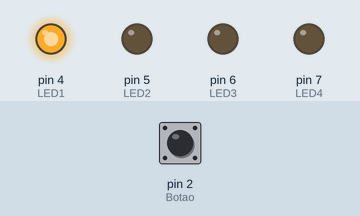
This sketch was run on a simulated Arduino Uno, built with avr-gcc and run on an emulated ATmega328P. Shown: output pins drawn as LEDs (lit = HIGH). The inputs (shaded band) are chosen by the test bench; at power-on: pin 2 (Botao) HIGH.

Above: at 0.15 s.
At 0.75 s:
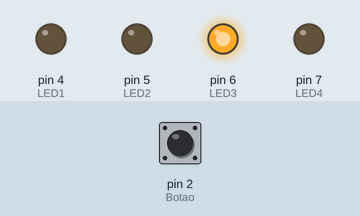
At 1.65 s:
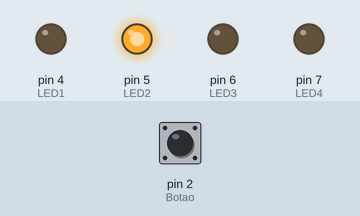
At 2.25 s:
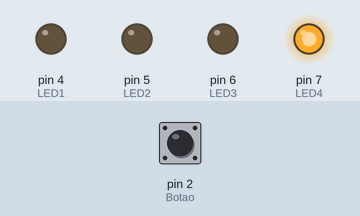
Timing chart, 0 to 3.0 s (numbered marks = the images above):
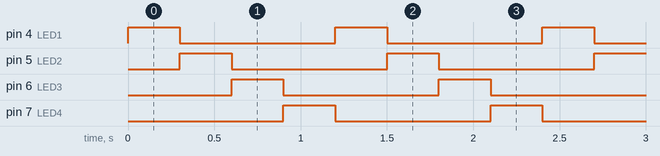

Measured:
- by itself, pin 4 (LED1), pin 5 (LED2), pin 6 (LED3), pin 7 (LED4): alternates HIGH for 0.30 s and LOW for 0.90 s
- by itself, everything shown: repeats every 1.2 s, in 4 steps

The sketch:

exercicio1.ino
```cpp
#define LED1  4
#define LED2  5
#define LED3  6
#define LED4  7
#define Botao 2

void setup() {
  pinMode(LED1, OUTPUT);
  pinMode(LED2, OUTPUT);
  pinMode(LED3, OUTPUT);
  pinMode(LED4, OUTPUT);
  pinMode(Botao, INPUT_PULLUP);
}

void (*PonteiroDeFuncao)(); //ponteiro de função da máquina de estados. Ele aponta sempre para a função da máquina de estados que deve ser executada

//prototypes:
void ESTADO_1(void);    //função que representa o estado inicial da máquina de estados
void ESTADO_2(void);
void ESTADO_3(void);
void ESTADO_4(void);

void ESTADO_1(void)
{
                digitalWrite(LED1, HIGH);
                digitalWrite(LED2, LOW);
                digitalWrite(LED3, LOW);
                digitalWrite(LED4, LOW);
                if(digitalRead(Botao)){
                    PonteiroDeFuncao = ESTADO_2;}
                else
                    {PonteiroDeFuncao = ESTADO_4;}
}

void ESTADO_2(void)
{
                digitalWrite(LED1, LOW);
                digitalWrite(LED2, HIGH);
                digitalWrite(LED3, LOW);
                digitalWrite(LED4, LOW);
                if(digitalRead(Botao)){
                    PonteiroDeFuncao = ESTADO_3;}
                else
                    {PonteiroDeFuncao = ESTADO_1;}
}

void ESTADO_3(void)
{
                digitalWrite(LED1, LOW);
                digitalWrite(LED2, LOW);
                digitalWrite(LED3, HIGH);
                digitalWrite(LED4, LOW);
                if(digitalRead(Botao)){
                    PonteiroDeFuncao = ESTADO_4;}
                else
                    {PonteiroDeFuncao = ESTADO_2;}
}

void ESTADO_4(void)
{
                  digitalWrite(LED1, LOW);
                  digitalWrite(LED2, LOW);
                  digitalWrite(LED3, LOW);
                  digitalWrite(LED4, HIGH);
                  if(digitalRead(Botao)){
                      PonteiroDeFuncao = ESTADO_1;}
                  else
                      {PonteiroDeFuncao = ESTADO_3;}
}

void loop()
{
        PonteiroDeFuncao = ESTADO_1; //aponta para o estado inicial. Nunca esquecer de informar um estado inicial (senão, nesse caso em específico, pode haver um erro fatal / hard fault).

        while(1)
        {
           (*PonteiroDeFuncao)();    //chama a função apontada pelo ponteiro de função (logo, chama o estado corrente)
           delay(300);
        }
}
```
